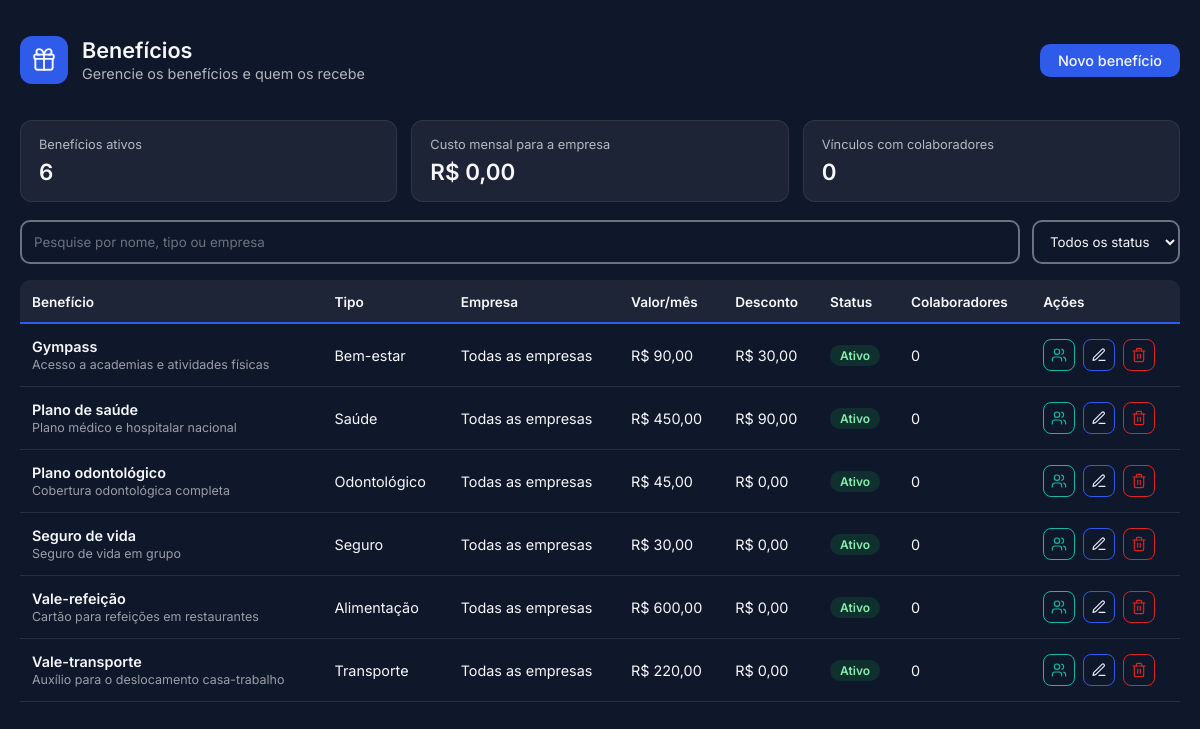
The page /pages/beneficios.php (signed in) on the database its author committed.
### tables this page shows
CREATE TABLE beneficios (
    id_beneficios INT NOT NULL PRIMARY KEY AUTO_INCREMENT,
    id_status INT,
    id_empresa INT NULL,
    nome_beneficios VARCHAR(100) NOT NULL,
    descricao VARCHAR(250) NOT NULL,
    tipo VARCHAR(50) NOT NULL DEFAULT 'Outro',
    valor DECIMAL(10,2) NOT NULL DEFAULT 0.00,
    desconto DECIMAL(10,2) NOT NULL DEFAULT 0.00,

    FOREIGN KEY (id_status)
        REFERENCES statuss(id_status),

    CONSTRAINT fk_beneficios_empresa
        FOREIGN KEY (id_empresa)
        REFERENCES empresas(id_empresas)
);

CREATE TABLE statuss (
    id_status INT NOT NULL PRIMARY KEY AUTO_INCREMENT,
    status_agora VARCHAR(100)
);

### public/pages/beneficios.php (the view, shortened to what this page needs)
<?php
require_once "../../src/config/conexao.php";
function e($valor)
{
    return htmlspecialchars((string)$valor, ENT_QUOTES, 'UTF-8');
}
function moeda($valor)
{
    return 'R$ ' . number_format((float)$valor, 2, ',', '.');
}
$bancoPronto   = true;
try {
    $pdo->query("SELECT tipo, valor, desconto, id_empresa FROM beneficios LIMIT 1");
    $pdo->query("SELECT 1 FROM colaborador_beneficio LIMIT 1");
} catch (PDOException $ex) {
    $bancoPronto = false;
}
$beneficios    = [];
if ($bancoPronto) {
    $sqlLista = "SELECT b.*, s.status_agora, e.nome_empresas,
                        (SELECT COUNT(*) FROM colaborador_beneficio cb WHERE cb.id_beneficios = b.id_beneficios) AS qtd
                     FROM beneficios b
                     LEFT JOIN statuss s ON s.id_status = b.id_status
                     LEFT JOIN empresas e ON e.id_empresas = b.id_empresa
                     ORDER BY b.nome_beneficios";
    $beneficios = $pdo->query($sqlLista)->fetchAll();
}
$totalAtivos   = 0;
$custoMensal   = 0;
$totalVinculos = 0;
foreach ($beneficios as $b) {
    $totalVinculos += (int)$b['qtd'];
    if (($b['status_agora'] ?? '') === 'Ativo') {
        $totalAtivos++;
        $custoMensal += max(0, (float)$b['valor'] - (float)$b['desconto']) * (int)$b['qtd'];
    }
}
?>
<!DOCTYPE html>
<html lang="pt-br">
<head>
    <link rel="stylesheet" href="../assets/css/all.css">
    <link rel="stylesheet" href="../assets/css/beneficios.css?v=<?= filemtime(__DIR__ . '/../assets/css/beneficios.css') ?>">
    <link rel="stylesheet" href="../assets/css/all.css">
</head>
<body>
    <div class="container">
        <header>
            <div class="top1">
                <div class="img">
                </div>
                <div class="text">
                    <h3>Benefícios</h3>
                    <p>Gerencie os benefícios e quem os recebe</p>
                </div>
            </div>
            <div class="top2">
                <button type="button" id="novo">Novo benefício</button>
            </div>
        </header>
        <div class="resumo">
            <div class="card">
                <span>Benefícios ativos</span>
                <strong><?= $totalAtivos ?></strong>
            </div>
            <div class="card">
                <span>Custo mensal para a empresa</span>
                <strong><?= moeda($custoMensal) ?></strong>
            </div>
            <div class="card">
                <span>Vínculos com colaboradores</span>
                <strong><?= $totalVinculos ?></strong>
            </div>
        </div>
        <section>
            <input placeholder="Pesquise por nome, tipo ou empresa" type="search" id="ipt" aria-label="Pesquisar benefícios">
            <select id="filtroStatus" aria-label="Filtrar por status">
                <option value="">Todos os status</option>
            </select>
        </section>
        <main>
            <div class="tabela">
                <table>
                    <thead>
                        <tr>
                            <th>Benefício</th>
                            <th>Tipo</th>
                            <th>Empresa</th>
                            <th>Valor/mês</th>
                            <th>Desconto</th>
                            <th>Status</th>
                            <th>Colaboradores</th>
                            <th>Ações</th>
                        </tr>
                    </thead>
                    <tbody>
                        <?php foreach ($beneficios as $b):
                            $nomeStatus  = $b['status_agora'] ?? 'Sem status';
                            $nomeEmpresa = $b['nome_empresas'] ?? 'Todas as empresas';
                            $textoBusca  = mb_strtolower($b['nome_beneficios'] . ' ' . $b['tipo'] . ' ' . $nomeEmpresa . ' ' . $b['descricao']);
                        ?>
                            <tr data-status="<?= e(mb_strtolower($nomeStatus)) ?>" data-busca="<?= e($textoBusca) ?>">
                                <td>
                                    <strong><?= e($b['nome_beneficios']) ?></strong>
                                    <?php if ($b['descricao'] !== ''): ?>
                                        <span class="sub"><?= e($b['descricao']) ?></span>
                                    <?php endif; ?>
                                </td>
                                <td><?= e($b['tipo']) ?></td>
                                <td><?= e($nomeEmpresa) ?></td>
                                <td><?= moeda($b['valor']) ?></td>
                                <td><?= moeda($b['desconto']) ?></td>
                                <td><span class="badge <?= e(mb_strtolower($nomeStatus)) ?>"><?= e($nomeStatus) ?></span></td>
                                <td><?= (int)$b['qtd'] ?></td>
                                <td>
                                    <div class="acoes">
                                        <button type="button" class="btn-acao btn-vincular" data-id="<?= (int)$b['id_beneficios'] ?>"
                                            title="Colaboradores deste benefício" aria-label="Colaboradores deste benefício">
                                            <svg viewBox="0 0 24 24" fill="none" stroke="currentColor" stroke-width="1.75" stroke-linecap="round" stroke-linejoin="round" aria-hidden="true">
                                                <path d="M16 21v-2a4 4 0 0 0-4-4H6a4 4 0 0 0-4 4v2" />
                                                <path d="M16 3.128a4 4 0 0 1 0 7.744" />
                                                <path d="M22 21v-2a4 4 0 0 0-3-3.87" />
                                                <circle cx="9" cy="7" r="4" />
                                            </svg>
                                        </button>
                                        <button type="button" class="btn-acao btn-editar" data-id="<?= (int)$b['id_beneficios'] ?>"
                                            title="Editar benefício" aria-label="Editar benefício">
                                            <svg viewBox="0 0 24 24" fill="none" stroke="currentColor" stroke-width="1.75" stroke-linecap="round" stroke-linejoin="round" aria-hidden="true">
                                                <path d="M12 20h9" />
                                                <path d="M16.5 3.5a2.121 2.121 0 0 1 3 3L7 19l-4 1 1-4Z" />
                                            </svg>
                                        </button>
                                        <button type="button" class="btn-acao btn-excluir" data-id="<?= (int)$b['id_beneficios'] ?>"
                                            title="Apagar benefício" aria-label="Apagar benefício">
                                        </button>
                                    </div>
                                </td>
                            </tr>
                        <?php endforeach; ?>
                    </tbody>
                </table>
            </div>
        </main>
    </div>
</body>
</html>

### public/assets/css/beneficios.css (style rules this page uses)
* { padding: 0; margin: 0; box-sizing: border-box; }
:root { --cor-primaria: #2f5bea; --cor-primaria-escura: #1e40af; --cor-primaria-clara: #e8eefe; --cor-destaque: #14b8a6; --cor-menu: #0f172a; --cor-fundo: #f6f8fb; --cor-superficie: #ffffff; --cor-texto: #1f2937; --cor-texto-suave: #6b7280; --cor-borda: #e5e7eb; --cor-sucesso: #16a34a; --cor-alerta: #f59e0b; --cor-erro: #dc2626; --fonte-base: "Inter", system-ui, -apple-system, "Segoe UI", Roboto, sans-serif; }
body { background-color: var(--cor-menu); }
.container { height: 100dvh; display: flex; flex-direction: column; padding: 0 20px 24px; background-color: var(--cor-menu); font-family: var(--fonte-base); color: var(--cor-fundo); }
header { min-height: 15dvh; display: flex; align-items: center; justify-content: space-between; gap: 16px; flex-wrap: wrap; padding: 12px 0; flex-shrink: 0; }
.top1 { display: flex; align-items: center; gap: 14px; color: var(--cor-fundo); }
.img { width: 48px; height: 48px; border-radius: 12px; display: flex; align-items: center; justify-content: center; background-color: var(--cor-primaria); color: var(--cor-fundo); flex-shrink: 0; }
.img svg { width: 26px; height: 26px; }
.text h3 { font-size: 1.35rem; font-weight: 600; line-height: 1.2; }
.text p { font-size: 0.9rem; opacity: 0.7; margin-top: 2px; }
.top2 { display: flex; flex-direction: column; align-items: center; justify-content: center; gap: 8px; }
#novo { padding: 8px 18px; border: none; border-radius: 10px; background-color: var(--cor-primaria); color: var(--cor-fundo); font-family: var(--fonte-base); font-size: 0.9rem; font-weight: 500; cursor: pointer; transition: background-color 0.2s; }
.resumo { display: grid; grid-template-columns: repeat(3, 1fr); gap: 14px; margin-bottom: 18px; flex-shrink: 0; }
.card { padding: 16px 18px; border-radius: 12px; background-color: rgba(246, 248, 251, 0.06); border: solid 1px rgba(246, 248, 251, 0.08); display: flex; flex-direction: column; gap: 6px; }
.card span { font-size: 0.8rem; opacity: 0.7; }
.card strong { font-size: 1.4rem; font-weight: 600; }
section { display: flex; align-items: center; gap: 12px; margin-bottom: 16px; flex-shrink: 0; }
#ipt { flex: 1; height: 44px; border: solid 2px var(--cor-texto-suave); border-radius: 10px; padding: 0 12px; background-color: transparent; color: var(--cor-fundo); font-family: var(--fonte-base); }
#ipt::placeholder { color: var(--cor-texto-suave); }
#filtroStatus { height: 44px; padding: 0 12px; border: solid 2px var(--cor-texto-suave); border-radius: 10px; background-color: var(--cor-menu); color: var(--cor-fundo); font-family: var(--fonte-base); cursor: pointer; }
main { flex: 1; min-height: 0; width: 100%; overflow: auto; scrollbar-width: thin; scrollbar-color: var(--cor-texto-suave) transparent; }
.tabela { width: 100%; }
table { width: 100%; min-width: 860px; border-collapse: collapse; color: var(--cor-fundo); }
th { padding: 14px 12px; text-align: left; font-size: 0.85rem; font-weight: 600; white-space: nowrap; position: sticky; top: 0; z-index: 1; background-color: #1d2537; box-shadow: inset 0 -2px 0 var(--cor-primaria); }
th:first-child { border-top-left-radius: 10px; }
th:last-child { border-top-right-radius: 10px; }
td { padding: 14px 12px; font-size: 0.9rem; border-bottom: solid 1px rgba(246, 248, 251, 0.1); vertical-align: middle; }
td strong { display: block; font-weight: 600; }
.sub { display: block; margin-top: 2px; font-size: 0.78rem; opacity: 0.6; max-width: 320px; }
.badge { display: inline-block; padding: 3px 10px; border-radius: 999px; font-size: 0.75rem; font-weight: 600; background-color: rgba(246, 248, 251, 0.1); }
.badge.ativo { background-color: rgba(22, 163, 74, 0.18); color: #86efac; }
.acoes { display: flex; gap: 8px; }
.btn-acao { width: 32px; height: 32px; border-radius: 8px; display: flex; align-items: center; justify-content: center; background-color: transparent; cursor: pointer; transition: background-color 0.2s, color 0.2s; }
.btn-acao svg { width: 16px; height: 16px; }
.btn-vincular { color: var(--cor-destaque); border: solid 1px var(--cor-destaque); }
.btn-editar { color: var(--cor-primaria-clara); border: solid 1px var(--cor-primaria); }
.btn-excluir { color: var(--cor-erro); border: solid 1px var(--cor-erro); }

### public/pages/beneficios.php (style rules this page uses)
html, body { background-color: #0f172a; }

### rows shown on the page
beneficios: nome_beneficios "Gympass", descricao "Acesso a academias e atividades físicas", tipo "Bem-estar", nomeEmpresa "Todas as empresas", valor "R$ 90,00", desconto "R$ 30,00", id_status.status_agora "Ativo", qtd "0"
beneficios: nome_beneficios "Plano de saúde", descricao "Plano médico e hospitalar nacional", tipo "Saúde", nomeEmpresa "Todas as empresas", valor "R$ 450,00", desconto "R$ 90,00", id_status.status_agora "Ativo", qtd "0"
beneficios: nome_beneficios "Plano odontológico", descricao "Cobertura odontológica completa", tipo "Odontológico", nomeEmpresa "Todas as empresas", valor "R$ 45,00", desconto "R$ 0,00", id_status.status_agora "Ativo", qtd "0"
beneficios: nome_beneficios "Seguro de vida", descricao "Seguro de vida em grupo", tipo "Seguro", nomeEmpresa "Todas as empresas", valor "R$ 30,00", desconto "R$ 0,00", id_status.status_agora "Ativo", qtd "0"
beneficios: nome_beneficios "Vale-refeição", descricao "Cartão para refeições em restaurantes", tipo "Alimentação", nomeEmpresa "Todas as empresas", valor "R$ 600,00", desconto "R$ 0,00", id_status.status_agora "Ativo", qtd "0"
beneficios: nome_beneficios "Vale-transporte", descricao "Auxílio para o deslocamento casa-trabalho", tipo "Transporte", nomeEmpresa "Todas as empresas", valor "R$ 220,00", desconto "R$ 0,00", id_status.status_agora "Ativo", qtd "0"

### other values the page prints
$totalAtivos "6"
moeda($custoMensal) "R$ 0,00"
$totalVinculos "0"
